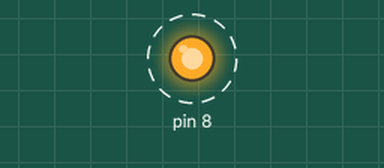
Simulated run of this sketch. Board: Arduino Uno, built with avr-gcc and run on an emulated ATmega328P. Shown: output pins drawn as LEDs (lit = HIGH). Dashed ring = blinking. What the sketch prints to the serial monitor is not drawn.

Above: at 0.15 s.
Timing chart, 0 to 3.0 s (numbered marks = the images above):
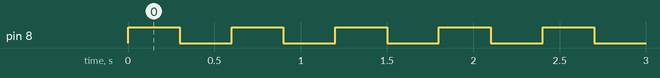

The sketch:

0_blink.ino
```cpp
#include <Arduino.h>
// the setup function runs once when you press reset or power the board
void setup()
{
    Serial.begin(96200);
    // initialize digital pin LED_BUILTIN as an output.
    pinMode(8, OUTPUT);
}

// the loop function runs over and over again forever
void loop()
{
    digitalWrite(8, HIGH); // turn the LED on (HIGH is the voltage level)
    Serial.println("led HIGH");
    delay(300);          // wait for a second
    digitalWrite(8, LOW); // turn the LED off by making the voltage LOW
    Serial.println("led LOW");
    delay(300); // wait for a second
}
```

Measured:
- by itself, pin 8: alternates HIGH for 0.30 s and LOW for 0.30 s
